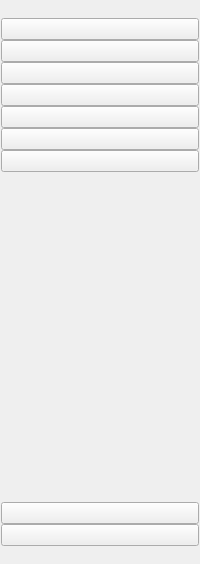
     <widget class="QWidget" name="sideBarWidget" native="true">
      <property name="minimumSize">
       <size>
        <width>50</width>
        <height>0</height>
       </size>
      </property>
      <property name="layoutDirection">
       <enum>Qt::RightToLeft</enum>
      </property>
      <property name="styleSheet">
       <string notr="true">#sideBarWidget
{
	background: white;
	border-radius: 25px;
}</string>
      </property>
      <layout class="QVBoxLayout" name="verticalLayout_28">
       <property name="spacing">
        <number>0</number>
       </property>
       <property name="leftMargin">
        <number>1</number>
       </property>
       <property name="topMargin">
        <number>18</number>
       </property>
       <property name="rightMargin">
        <number>1</number>
       </property>
       <property name="bottomMargin">
        <number>18</number>
       </property>
       <item>
        <widget class="WaterZoomButton" name="roomPageButton">
         <property name="cursor">
          <cursorShape>PointingHandCursor</cursorShape>
         </property>
         <property name="toolTip">
          <string>&lt;html&gt;&lt;head/&gt;&lt;body&gt;&lt;p&gt;房间&lt;/p&gt;&lt;/body&gt;&lt;/html&gt;</string>
         </property>
         <property name="text">
          <string/>
         </property>
         <property name="icon">
          <iconset resource="../resources/resource.qrc">
           <normaloff>:/icons/room</normaloff>:/icons/room</iconset>
         </property>
        </widget>
       </item>
       <item>
        <widget class="WaterZoomButton" name="danmakuPageButton">
         <property name="cursor">
          <cursorShape>PointingHandCursor</cursorShape>
         </property>
         <property name="toolTip">
          <string>弹幕设置</string>
         </property>
         <property name="text">
          <string/>
         </property>
         <property name="icon">
          <iconset resource="../resources/resource.qrc">
           <normaloff>:/danmaku/message</normaloff>:/danmaku/message</iconset>
         </property>
        </widget>
       </item>
       <item>
        <widget class="WaterZoomButton" name="thankPageButton">
         <property name="cursor">
          <cursorShape>PointingHandCursor</cursorShape>
         </property>
         <property name="toolTip">
          <string>&lt;html&gt;&lt;head/&gt;&lt;body&gt;&lt;p&gt;答谢&lt;/p&gt;&lt;/body&gt;&lt;/html&gt;</string>
         </property>
         <property name="text">
          <string/>
         </property>
         <property name="icon">
          <iconset resource="../resources/resource.qrc">
           <normaloff>:/icons/thank</normaloff>:/icons/thank</iconset>
         </property>
        </widget>
       </item>
       <item>
        <widget class="WaterZoomButton" name="musicPageButton">
         <property name="cursor">
          <cursorShape>PointingHandCursor</cursorShape>
         </property>
         <property name="toolTip">
          <string>&lt;html&gt;&lt;head/&gt;&lt;body&gt;&lt;p&gt;点歌&lt;/p&gt;&lt;/body&gt;&lt;/html&gt;</string>
         </property>
         <property name="text">
          <string/>
         </property>
         <property name="icon">
          <iconset resource="../resources/resource.qrc">
           <normaloff>:/icons/order_song</normaloff>:/icons/order_song</iconset>
         </property>
        </widget>
       </item>
       <item>
        <widget class="WaterZoomButton" name="extensionPageButton">
         <property name="cursor">
          <cursorShape>PointingHandCursor</cursorShape>
         </property>
         <property name="toolTip">
          <string>&lt;html&gt;&lt;head/&gt;&lt;body&gt;&lt;p&gt;扩展&lt;/p&gt;&lt;/body&gt;&lt;/html&gt;</string>
         </property>
         <property name="text">
          <string/>
         </property>
         <property name="icon">
          <iconset resource="../resources/resource.qrc">
           <normaloff>:/icons/extension</normaloff>:/icons/extension</iconset>
         </property>
        </widget>
       </item>
       <item>
        <widget class="WaterZoomButton" name="dataPageButton">
         <property name="cursor">
          <cursorShape>PointingHandCursor</cursorShape>
         </property>
         <property name="toolTip">
          <string>&lt;html&gt;&lt;head/&gt;&lt;body&gt;&lt;p&gt;数据中心&lt;/p&gt;&lt;/body&gt;&lt;/html&gt;</string>
         </property>
         <property name="text">
          <string/>
         </property>
         <property name="icon">
          <iconset resource="../resources/resource.qrc">
           <normaloff>:/icons/big_data</normaloff>:/icons/big_data</iconset>
         </property>
        </widget>
       </item>
       <item>
        <widget class="WaterZoomButton" name="preferencePageButton">
         <property name="cursor">
          <cursorShape>PointingHandCursor</cursorShape>
         </property>
         <property name="toolTip">
          <string>关于</string>
         </property>
         <property name="text">
          <string/>
         </property>
         <property name="icon">
          <iconset resource="../resources/resource.qrc">
           <normaloff>:/icons/crown</normaloff>:/icons/crown</iconset>
         </property>
        </widget>
       </item>
       <item>
        <spacer name="verticalSpacer_10">
         <property name="orientation">
          <enum>Qt::Vertical</enum>
         </property>
         <property name="sizeHint" stdset="0">
          <size>
           <width>20</width>
           <height>330</height>
          </size>
         </property>
        </spacer>
       </item>
       <item>
        <widget class="WaterZoomButton" name="forumButton">
         <property name="cursor">
          <cursorShape>PointingHandCursor</cursorShape>
         </property>
         <property name="toolTip">
          <string>直播论坛：提问/反馈/建议</string>
         </property>
         <property name="text">
          <string/>
         </property>
         <property name="icon">
          <iconset resource="../resources/resource.qrc">
           <normaloff>:/icons/forum</normaloff>:/icons/forum</iconset>
         </property>
        </widget>
       </item>
       <item>
        <widget class="WaterZoomButton" name="platformButton">
         <property name="cursor">
          <cursorShape>PointingHandCursor</cursorShape>
         </property>
         <property name="toolTip">
          <string>直播论坛：提问/反馈/建议</string>
         </property>
         <property name="text">
          <string/>
         </property>
         <property name="icon">
          <iconset resource="../resources/resource.qrc">
           <normaloff>:/icons/platform/bilibili</normaloff>:/icons/platform/bilibili</iconset>
         </property>
        </widget>
       </item>
      </layout>
     </widget>
